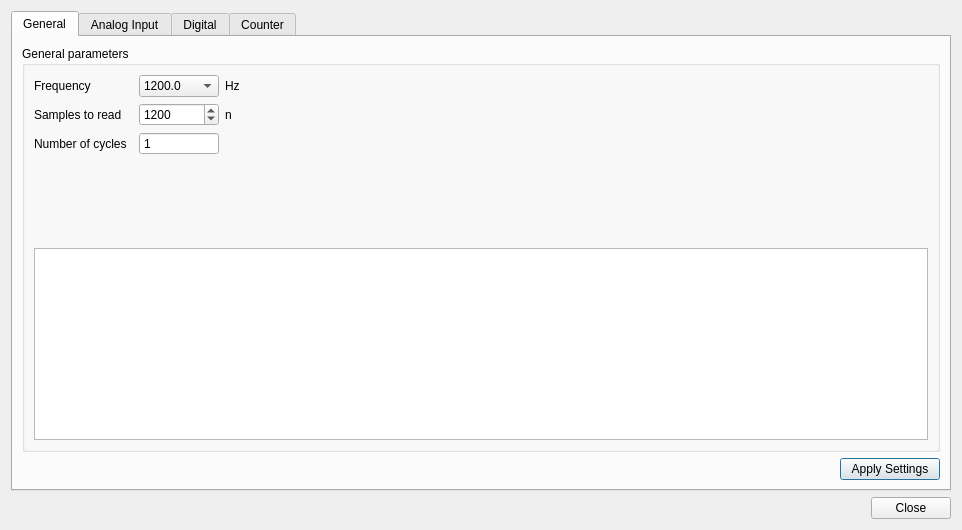
<?xml version="1.0" encoding="UTF-8"?>
<ui version="4.0">
 <class>Spider8</class>
 <widget class="QDialog" name="Spider8">
  <property name="geometry">
   <rect>
    <x>0</x>
    <y>0</y>
    <width>962</width>
    <height>530</height>
   </rect>
  </property>
  <property name="windowTitle">
   <string>Dialog</string>
  </property>
  <layout class="QVBoxLayout" name="verticalLayout_12">
   <item>
    <widget class="QSplitter" name="splitter">
     <property name="orientation">
      <enum>Qt::Horizontal</enum>
     </property>
     <widget class="QWidget" name="layoutWidget">
      <layout class="QVBoxLayout" name="verticalLayout">
       <item>
        <widget class="QTabWidget" name="tabWidget">
         <property name="enabled">
          <bool>true</bool>
         </property>
         <property name="tabPosition">
          <enum>QTabWidget::North</enum>
         </property>
         <property name="tabShape">
          <enum>QTabWidget::Rounded</enum>
         </property>
         <property name="currentIndex">
          <number>0</number>
         </property>
         <property name="documentMode">
          <bool>false</bool>
         </property>
         <property name="tabsClosable">
          <bool>false</bool>
         </property>
         <widget class="QWidget" name="tab_5">
          <attribute name="title">
           <string>General</string>
          </attribute>
          <layout class="QVBoxLayout" name="verticalLayout_3">
           <item>
            <widget class="QGroupBox" name="groupBox_2">
             <property name="title">
              <string>General parameters</string>
             </property>
             <layout class="QGridLayout" name="gridLayout">
              <item row="1" column="3">
               <widget class="QLabel" name="label_4">
                <property name="text">
                 <string>n</string>
                </property>
               </widget>
              </item>
              <item row="0" column="3">
               <widget class="QLabel" name="label_3">
                <property name="text">
                 <string>Hz</string>
                </property>
               </widget>
              </item>
              <item row="0" column="0">
               <widget class="QLabel" name="label">
                <property name="text">
                 <string>Frequency</string>
                </property>
               </widget>
              </item>
              <item row="0" column="2">
               <widget class="QComboBox" name="frequencyCombo">
                <property name="currentIndex">
                 <number>15</number>
                </property>
                <item>
                 <property name="text">
                  <string>1.0</string>
                 </property>
                </item>
                <item>
                 <property name="text">
                  <string>2.0</string>
                 </property>
                </item>
                <item>
                 <property name="text">
                  <string>5.0</string>
                 </property>
                </item>
                <item>
                 <property name="text">
                  <string>10.0</string>
                 </property>
                </item>
                <item>
                 <property name="text">
                  <string>25.0</string>
                 </property>
                </item>
                <item>
                 <property name="text">
                  <string>50.0</string>
                 </property>
                </item>
                <item>
                 <property name="text">
                  <string>60.0</string>
                 </property>
                </item>
                <item>
                 <property name="text">
                  <string>75.0</string>
                 </property>
                </item>
                <item>
                 <property name="text">
                  <string>100.0</string>
                 </property>
                </item>
                <item>
                 <property name="text">
                  <string>150.0</string>
                 </property>
                </item>
                <item>
                 <property name="text">
                  <string>200.0</string>
                 </property>
                </item>
                <item>
                 <property name="text">
                  <string>300.0</string>
                 </property>
                </item>
                <item>
                 <property name="text">
                  <string>400.0</string>
                 </property>
                </item>
                <item>
                 <property name="text">
                  <string>600.0</string>
                 </property>
                </item>
                <item>
                 <property name="text">
                  <string>800.0</string>
                 </property>
                </item>
                <item>
                 <property name="text">
                  <string>1200.0</string>
                 </property>
                </item>
                <item>
                 <property name="text">
                  <string>1600.0</string>
                 </property>
                </item>
                <item>
                 <property name="text">
                  <string>2400.0</string>
                 </property>
                </item>
                <item>
                 <property name="text">
                  <string>3200.0</string>
                 </property>
                </item>
                <item>
                 <property name="text">
                  <string>4800.0</string>
                 </property>
                </item>
                <item>
                 <property name="text">
                  <string>9600.0</string>
                 </property>
                </item>
               </widget>
              </item>
              <item row="3" column="0">
               <spacer name="verticalSpacer_2">
                <property name="orientation">
                 <enum>Qt::Vertical</enum>
                </property>
                <property name="sizeHint" stdset="0">
                 <size>
                  <width>20</width>
                  <height>40</height>
                 </size>
                </property>
               </spacer>
              </item>
              <item row="2" column="2">
               <widget class="QSpinBox" name="cyclesSpin">
                <property name="buttonSymbols">
                 <enum>QAbstractSpinBox::NoButtons</enum>
                </property>
                <property name="maximum">
                 <number>20000000</number>
                </property>
                <property name="value">
                 <number>1</number>
                </property>
               </widget>
              </item>
              <item row="1" column="2">
               <widget class="QSpinBox" name="samplesSpin">
                <property name="minimumSize">
                 <size>
                  <width>80</width>
                  <height>0</height>
                 </size>
                </property>
                <property name="minimum">
                 <number>1</number>
                </property>
                <property name="maximum">
                 <number>1000000</number>
                </property>
                <property name="value">
                 <number>1200</number>
                </property>
               </widget>
              </item>
              <item row="1" column="0">
               <widget class="QLabel" name="label_2">
                <property name="text">
                 <string>Samples to read</string>
                </property>
               </widget>
              </item>
              <item row="2" column="0">
               <widget class="QLabel" name="label_6">
                <property name="sizePolicy">
                 <sizepolicy hsizetype="Preferred" vsizetype="Preferred">
                  <horstretch>0</horstretch>
                  <verstretch>0</verstretch>
                 </sizepolicy>
                </property>
                <property name="text">
                 <string>Number of cycles</string>
                </property>
               </widget>
              </item>
              <item row="1" column="4">
               <spacer name="horizontalSpacer_4">
                <property name="orientation">
                 <enum>Qt::Horizontal</enum>
                </property>
                <property name="sizeHint" stdset="0">
                 <size>
                  <width>128</width>
                  <height>20</height>
                 </size>
                </property>
               </spacer>
              </item>
              <item row="0" column="4">
               <spacer name="horizontalSpacer_3">
                <property name="orientation">
                 <enum>Qt::Horizontal</enum>
                </property>
                <property name="sizeHint" stdset="0">
                 <size>
                  <width>128</width>
                  <height>20</height>
                 </size>
                </property>
               </spacer>
              </item>
              <item row="4" column="0" colspan="5">
               <widget class="QGraphicsView" name="graphicsView">
                <property name="verticalScrollBarPolicy">
                 <enum>Qt::ScrollBarAlwaysOff</enum>
                </property>
                <property name="horizontalScrollBarPolicy">
                 <enum>Qt::ScrollBarAlwaysOff</enum>
                </property>
               </widget>
              </item>
             </layout>
            </widget>
           </item>
           <item>
            <layout class="QHBoxLayout" name="horizontalLayout_5">
             <item>
              <spacer name="horizontalSpacer_7">
               <property name="orientation">
                <enum>Qt::Horizontal</enum>
               </property>
               <property name="sizeHint" stdset="0">
                <size>
                 <width>40</width>
                 <height>20</height>
                </size>
               </property>
              </spacer>
             </item>
             <item>
              <widget class="QPushButton" name="taskApplyButton">
               <property name="enabled">
                <bool>true</bool>
               </property>
               <property name="minimumSize">
                <size>
                 <width>100</width>
                 <height>0</height>
                </size>
               </property>
               <property name="text">
                <string>Apply Settings</string>
               </property>
              </widget>
             </item>
            </layout>
           </item>
          </layout>
         </widget>
         <widget class="QWidget" name="tab">
          <attribute name="title">
           <string>Analog Input</string>
          </attribute>
          <layout class="QVBoxLayout" name="verticalLayout_4">
           <item>
            <widget class="QComboBox" name="aiChannelCombo">
             <property name="sizePolicy">
              <sizepolicy hsizetype="Expanding" vsizetype="Fixed">
               <horstretch>0</horstretch>
               <verstretch>0</verstretch>
              </sizepolicy>
             </property>
            </widget>
           </item>
           <item>
            <widget class="QGroupBox" name="groupBox_3">
             <property name="title">
              <string>Channel settings</string>
             </property>
             <layout class="QGridLayout" name="gridLayout_2">
              <item row="0" column="0">
               <widget class="QLabel" name="label_5">
                <property name="minimumSize">
                 <size>
                  <width>100</width>
                  <height>0</height>
                 </size>
                </property>
                <property name="text">
                 <string>Input config mode:</string>
                </property>
               </widget>
              </item>
              <item row="0" column="1">
               <widget class="QComboBox" name="aiConfigCombo">
                <property name="sizePolicy">
                 <sizepolicy hsizetype="Expanding" vsizetype="Fixed">
                  <horstretch>0</horstretch>
                  <verstretch>0</verstretch>
                 </sizepolicy>
                </property>
                <property name="minimumSize">
                 <size>
                  <width>160</width>
                  <height>0</height>
                 </size>
                </property>
                <property name="currentIndex">
                 <number>0</number>
                </property>
                <item>
                 <property name="text">
                  <string>V - 2 Phases, single Edge</string>
                 </property>
                </item>
               </widget>
              </item>
              <item row="1" column="0">
               <widget class="QLabel" name="aiVoltageRangeLabel">
                <property name="text">
                 <string>Range:</string>
                </property>
               </widget>
              </item>
              <item row="1" column="1">
               <widget class="QComboBox" name="aiRangeCombo">
                <property name="minimumSize">
                 <size>
                  <width>70</width>
                  <height>0</height>
                 </size>
                </property>
               </widget>
              </item>
              <item row="2" column="1">
               <widget class="QLabel" name="aiResolutionLabel">
                <property name="text">
                 <string>range/2^bit</string>
                </property>
               </widget>
              </item>
              <item row="2" column="0">
               <widget class="QLabel" name="label_7">
                <property name="text">
                 <string>Resolution (Unit/Bit):</string>
                </property>
               </widget>
              </item>
              <item row="0" column="2">
               <spacer name="horizontalSpacer_2">
                <property name="orientation">
                 <enum>Qt::Horizontal</enum>
                </property>
                <property name="sizeHint" stdset="0">
                 <size>
                  <width>40</width>
                  <height>20</height>
                 </size>
                </property>
               </spacer>
              </item>
              <item row="1" column="2">
               <spacer name="horizontalSpacer_5">
                <property name="orientation">
                 <enum>Qt::Horizontal</enum>
                </property>
                <property name="sizeHint" stdset="0">
                 <size>
                  <width>40</width>
                  <height>20</height>
                 </size>
                </property>
               </spacer>
              </item>
              <item row="2" column="2">
               <spacer name="horizontalSpacer_6">
                <property name="orientation">
                 <enum>Qt::Horizontal</enum>
                </property>
                <property name="sizeHint" stdset="0">
                 <size>
                  <width>40</width>
                  <height>20</height>
                 </size>
                </property>
               </spacer>
              </item>
             </layout>
            </widget>
           </item>
           <item>
            <spacer name="verticalSpacer">
             <property name="orientation">
              <enum>Qt::Vertical</enum>
             </property>
             <property name="sizeHint" stdset="0">
              <size>
               <width>20</width>
               <height>40</height>
              </size>
             </property>
            </spacer>
           </item>
           <item>
            <widget class="QLineEdit" name="cmdOutputLE"/>
           </item>
           <item>
            <layout class="QHBoxLayout" name="horizontalLayout_4">
             <item>
              <spacer name="horizontalSpacer">
               <property name="orientation">
                <enum>Qt::Horizontal</enum>
               </property>
               <property name="sizeHint" stdset="0">
                <size>
                 <width>40</width>
                 <height>20</height>
                </size>
               </property>
              </spacer>
             </item>
             <item>
              <widget class="QPushButton" name="aiApplyButton">
               <property name="minimumSize">
                <size>
                 <width>100</width>
                 <height>0</height>
                </size>
               </property>
               <property name="text">
                <string>Apply Settings</string>
               </property>
              </widget>
             </item>
            </layout>
           </item>
          </layout>
         </widget>
         <widget class="QWidget" name="tab_3">
          <property name="enabled">
           <bool>true</bool>
          </property>
          <attribute name="title">
           <string>Digital</string>
          </attribute>
          <layout class="QVBoxLayout" name="verticalLayout_7">
           <item>
            <widget class="QComboBox" name="dioChannelCombo">
             <property name="enabled">
              <bool>true</bool>
             </property>
            </widget>
           </item>
           <item>
            <widget class="QGroupBox" name="groupBox_5">
             <property name="enabled">
              <bool>true</bool>
             </property>
             <property name="title">
              <string>Channel settings (not implemented yet)</string>
             </property>
             <layout class="QVBoxLayout" name="verticalLayout_10"/>
            </widget>
           </item>
           <item>
            <spacer name="verticalSpacer_3">
             <property name="orientation">
              <enum>Qt::Vertical</enum>
             </property>
             <property name="sizeHint" stdset="0">
              <size>
               <width>20</width>
               <height>345</height>
              </size>
             </property>
            </spacer>
           </item>
           <item>
            <layout class="QHBoxLayout" name="horizontalLayout_7">
             <item>
              <spacer name="horizontalSpacer_8">
               <property name="orientation">
                <enum>Qt::Horizontal</enum>
               </property>
               <property name="sizeHint" stdset="0">
                <size>
                 <width>40</width>
                 <height>20</height>
                </size>
               </property>
              </spacer>
             </item>
             <item>
              <widget class="QPushButton" name="dioApplyButton">
               <property name="enabled">
                <bool>false</bool>
               </property>
               <property name="minimumSize">
                <size>
                 <width>100</width>
                 <height>0</height>
                </size>
               </property>
               <property name="text">
                <string>Apply Settings</string>
               </property>
              </widget>
             </item>
            </layout>
           </item>
          </layout>
         </widget>
         <widget class="QWidget" name="tab_4">
          <property name="enabled">
           <bool>true</bool>
          </property>
          <attribute name="title">
           <string>Counter</string>
          </attribute>
          <layout class="QVBoxLayout" name="verticalLayout_8">
           <item>
            <widget class="QComboBox" name="cioChannelCombo"/>
           </item>
           <item>
            <widget class="QGroupBox" name="groupBox_4">
             <property name="enabled">
              <bool>true</bool>
             </property>
             <property name="title">
              <string>Channel settings (not implemented yet)</string>
             </property>
             <layout class="QVBoxLayout" name="verticalLayout_11"/>
            </widget>
           </item>
           <item>
            <spacer name="verticalSpacer_4">
             <property name="orientation">
              <enum>Qt::Vertical</enum>
             </property>
             <property name="sizeHint" stdset="0">
              <size>
               <width>20</width>
               <height>345</height>
              </size>
             </property>
            </spacer>
           </item>
           <item>
            <layout class="QHBoxLayout" name="horizontalLayout_8">
             <item>
              <spacer name="horizontalSpacer_9">
               <property name="orientation">
                <enum>Qt::Horizontal</enum>
               </property>
               <property name="sizeHint" stdset="0">
                <size>
                 <width>40</width>
                 <height>20</height>
                </size>
               </property>
              </spacer>
             </item>
             <item>
              <widget class="QPushButton" name="cioApplyButton">
               <property name="enabled">
                <bool>false</bool>
               </property>
               <property name="minimumSize">
                <size>
                 <width>100</width>
                 <height>0</height>
                </size>
               </property>
               <property name="text">
                <string>Apply Settings</string>
               </property>
              </widget>
             </item>
            </layout>
           </item>
          </layout>
         </widget>
        </widget>
       </item>
      </layout>
     </widget>
    </widget>
   </item>
   <item>
    <widget class="QDialogButtonBox" name="buttonBox">
     <property name="locale">
      <locale language="German" country="Germany"/>
     </property>
     <property name="orientation">
      <enum>Qt::Horizontal</enum>
     </property>
     <property name="standardButtons">
      <set>QDialogButtonBox::Close</set>
     </property>
     <property name="centerButtons">
      <bool>false</bool>
     </property>
    </widget>
   </item>
  </layout>
 </widget>
 <resources/>
 <connections/>
</ui>
